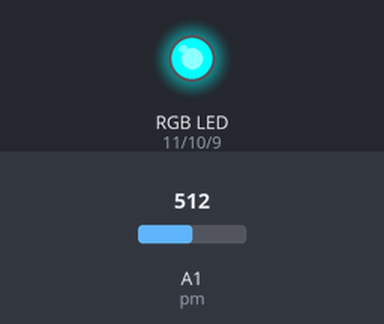
A sketch run on a simulated Arduino Uno, built with avr-gcc and run on an emulated ATmega328P. Parts: an RGB LED mixed from three pins (HIGH = lit). The inputs (shaded band) are chosen by the test bench; at power-on: A1 (pm) = 512.

Above: at 1.2 s.
1.3 s: A1 (pm) set to 331
At 2.5 s:
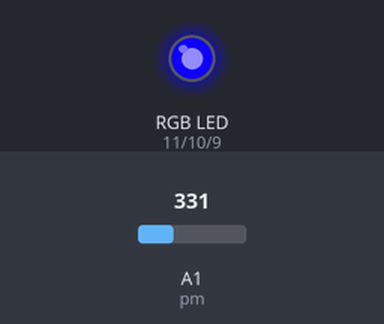
2.8 s: A1 (pm) set to 160
At 3.9 s:
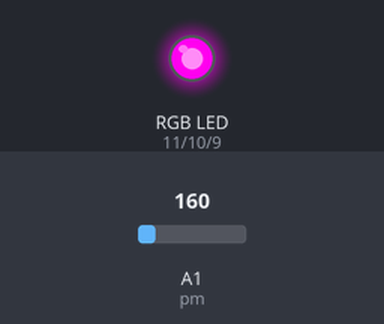
4.3 s: A1 (pm) set to 122
At 5.0 s:
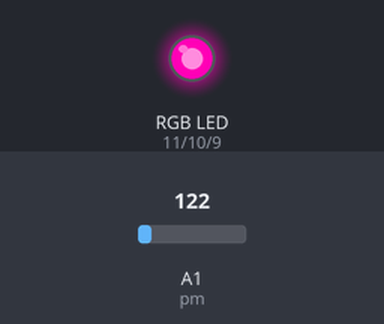
5.8 s: A1 (pm) set to 0
At 6.1 s:
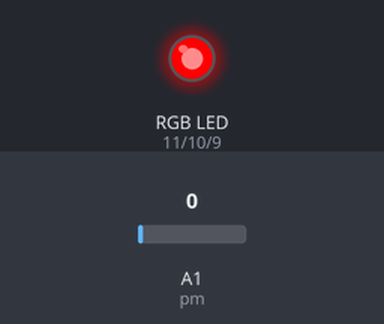
7.3 s: A1 (pm) set to 511
At 8.5 s:
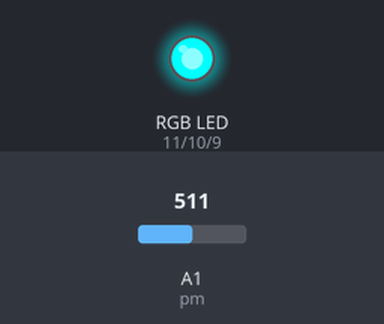
Timing chart, 0 to 9.8 s (numbered marks = the images above; inputs shaded):
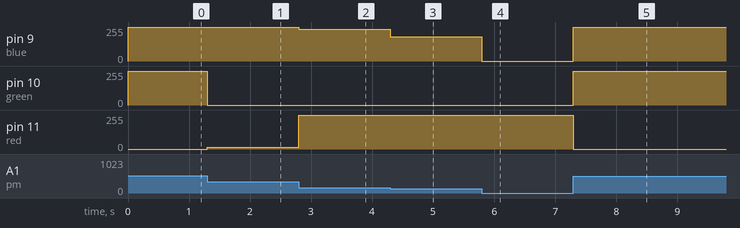

The sketch:

variable_RGB.ino
```cpp
int red = 11;
int green = 10;
int blue = 9;
int pm = A1;
double anr;
int y;

void setup() {
  // put your setup code here, to run once:
  pinMode(red, OUTPUT);
  pinMode(green, OUTPUT);
  pinMode(blue, OUTPUT);
}

void loop() {
  // put your main code here, to run repeatedly:
  anr = analogRead(pm);
  if (anr>852.5)
  {
    y = 852.5;
    analogWrite(red, 255);
    analogWrite(green, 255);
    analogWrite(blue, inputVal(y));
  }
  else if (anr>682)
  {
    y = 682;
    analogWrite(red, inputVal(y));
    analogWrite(green, 255);
    analogWrite(blue, 0);
  }
  else if (anr>511.5)
  {
    y = 511.5;
    analogWrite(red, 0);
    analogWrite(green, 255);
    analogWrite(blue, 255-inputVal(y));
  }
  else if (anr>341)
  {
    y = 341;
    analogWrite(red, 0);
    analogWrite(green, inputVal(y));
    analogWrite(blue, 255);
  }
  else if (anr>170.5)
  {
    y = 170.5;
    analogWrite(red, 255-inputVal(y));
    analogWrite(green, 0);
    analogWrite(blue, 255);
  }
  else
  {
    y = 0;
    analogWrite(red, 255);
    analogWrite(green, 0);
    analogWrite(blue, inputVal(y));
  }
}

int inputVal(int n)
{
  int val = ((anr-n)/170.5)*255;
  return val;
}
```

Measured:
- after the input at 1.3 s, pin 9 (blue): 254/255 → 255/255 at once; pin 10 (green): 255/255 → 0/255 at once; pin 11 (red): 0/255 → 15/255 at once
- after the input at 2.8 s, pin 9 (blue): 255/255 → 239/255 at once; pin 11 (red): 15/255 → 255/255 at once
- after the input at 4.3 s, pin 9 (blue): 239/255 → 182/255 at once
- after the input at 5.8 s, pin 9 (blue): 182/255 → 0/255 at once
- after the input at 7.3 s, pin 9 (blue): 0/255 → 255/255 at once; pin 10 (green): 0/255 → 254/255 at once; pin 11 (red): 255/255 → 0/255 at once
